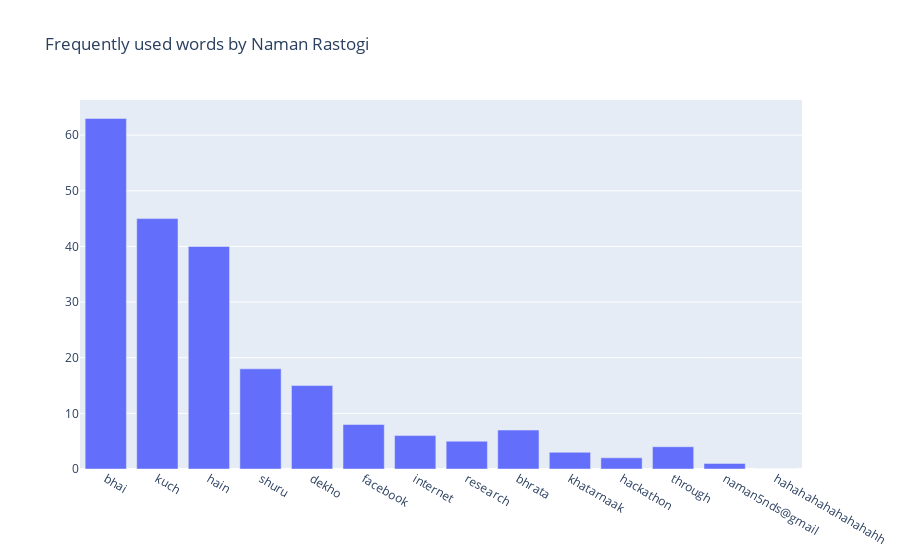
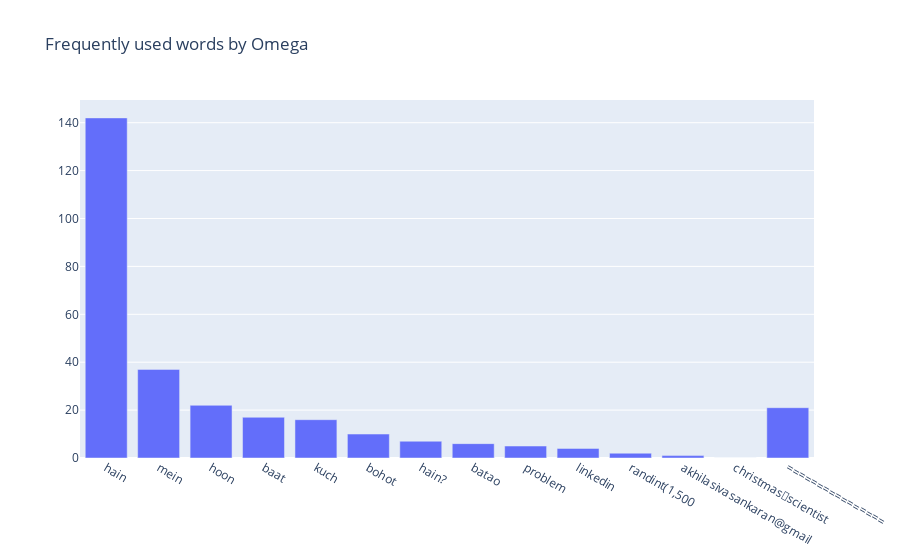
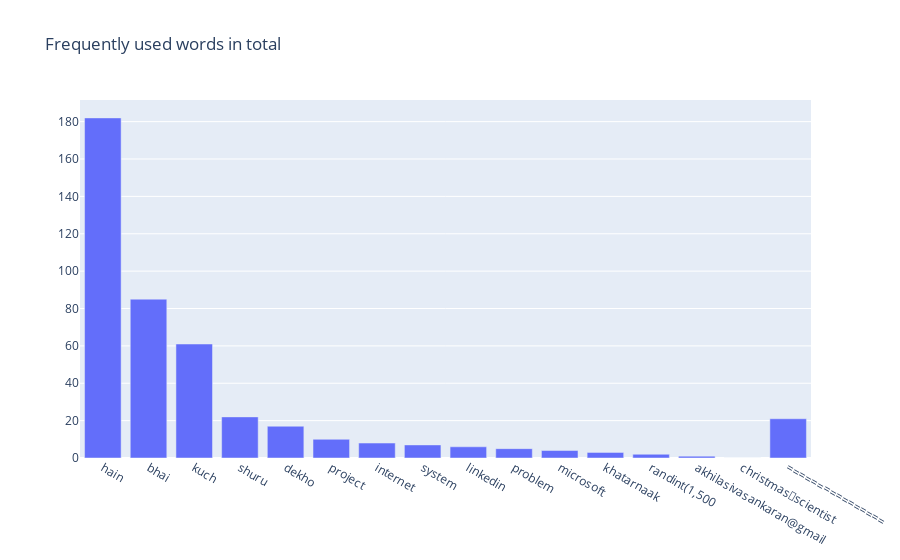

Notebook code cell kept with these figures, in order:
### Code cell
freq_used_words(msg_df)

### Figure 1 — Plotly figure (JSON) as saved in the notebook; plotly's stock layout.template omitted (floating-point values rounded to 4 significant figures)
{"data": [{"type": "bar", "x": ["bhai", "kuch", "hain", "shuru", "dekho", "facebook", "internet", "research", "bhrata", "khatarnaak", "hackathon", "through", "naman5nds@gmail", "hahahahahahahahahh"], "y": [63, 45, 40, 18, 15, 8, 6, 5, 7, 3, 2, 4, 1, 0]}], "layout": {"title": {"text": "Frequently used words by Naman Rastogi"}}}

### Figure 2 — Plotly figure (JSON) as saved in the notebook; plotly's stock layout.template omitted (floating-point values rounded to 4 significant figures)
{"data": [{"type": "bar", "x": ["hain", "mein", "hoon", "baat", "kuch", "bohot", "hain?", "batao", "problem", "linkedin", "randint(1,500", "akhilasivasankaran@gmail", "christmas🎄scientist", "================"], "y": [142, 37, 22, 17, 16, 10, 7, 6, 5, 4, 2, 1, 0, 21]}], "layout": {"title": {"text": "Frequently used words by Omega"}}}

### Figure 3 — Plotly figure (JSON) as saved in the notebook; plotly's stock layout.template omitted (floating-point values rounded to 4 significant figures)
{"data": [{"type": "bar", "x": ["hain", "bhai", "kuch", "shuru", "dekho", "project", "internet", "system", "linkedin", "problem", "microsoft", "khatarnaak", "randint(1,500", "akhilasivasankaran@gmail", "christmas🎄scientist", "================"], "y": [182, 85, 61, 22, 17, 10, 8, 7, 6, 5, 4, 3, 2, 1, 0, 21]}], "layout": {"title": {"text": "Frequently used words in total"}}}
